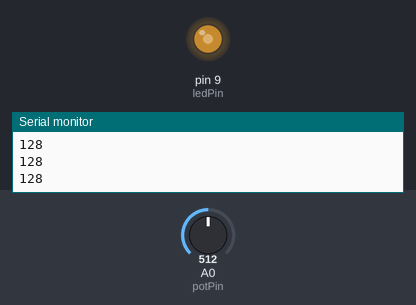
This sketch was run on a simulated Arduino Uno, built with avr-gcc and run on an emulated ATmega328P. On the bench: output pins drawn as LEDs (lit = HIGH), the last lines printed to the serial monitor. Inputs (shaded band) come from the test bench; at power-on: A0 (potPin) = 512.

Above: at 1.2 s.
1.3 s: A0 (potPin) set to 716
At 1.9 s:
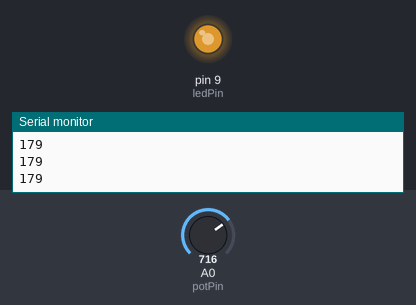
2.8 s: A0 (potPin) set to 900
At 4.0 s:
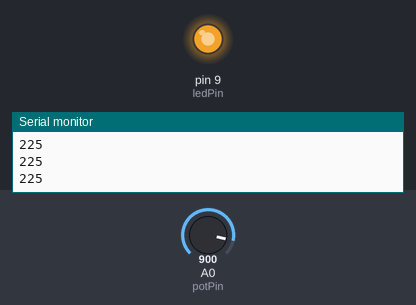
4.3 s: A0 (potPin) set to 122
At 5.2 s:
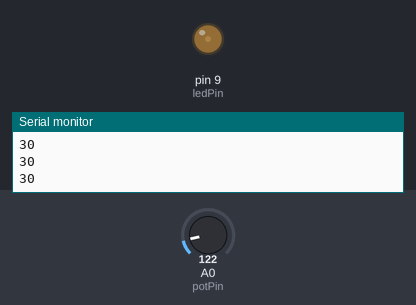
5.8 s: A0 (potPin) set to 0
At 6.6 s:
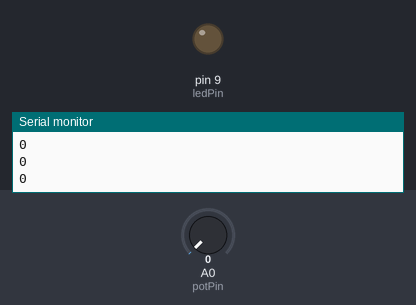
Timing chart, 0 to 8.3 s (numbered marks = the images above; inputs shaded):
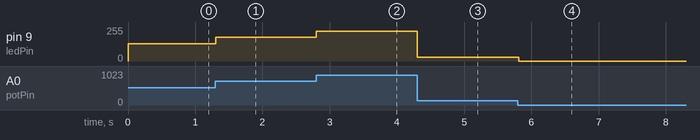

The sketch:

Ex8_PartB_260207.ino
```cpp
/*
Exercise 8: Analog input
Part B) Add an single-color LED. Change light intensity depending on turning the potentiometer

Author: Bruno Duarte | 260207
*/

int potPin = A0;
int ledPin = 9;

void setup() {
  Serial.begin(9600);
  pinMode(ledPin, OUTPUT);
}

void loop() {
  // read the input on analog pin 0
  int sensorValue = analogRead(potPin);

  // convert sensorValue into PWM range (0-255)
  int brightness = sensorValue / 4;

  // set LED brightness
  analogWrite(ledPin,brightness);

  // print PWM value
  Serial.println(brightness);

  delay(10);  // delay in between reads for stability
}
```

Measured:
- after the input at 1.3 s, pin 9 (ledPin): 128/255 → 179/255 at once
- after the input at 2.8 s, pin 9 (ledPin): 179/255 → 225/255 at once
- after the input at 4.3 s, pin 9 (ledPin): 225/255 → 30/255 at once
- after the input at 5.8 s, pin 9 (ledPin): 30/255 → 0/255 at once
